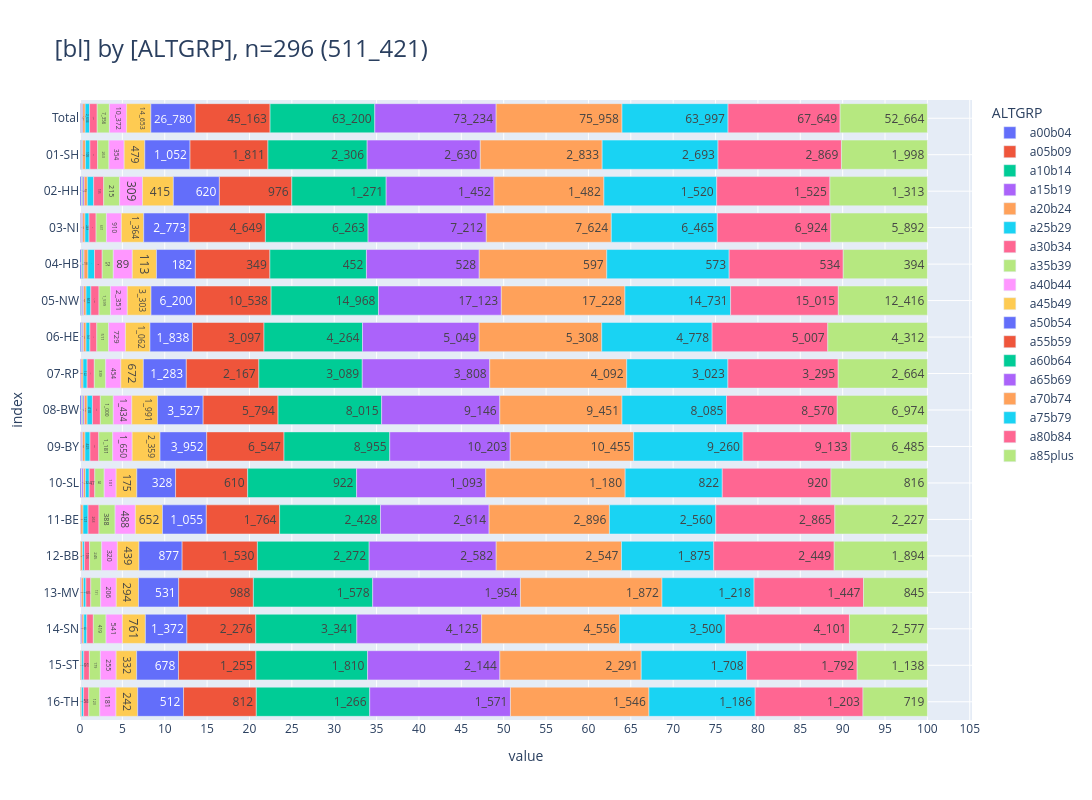

The notebook cell saved with this chart:
### Code cell
_alias='ALTGRP'
_df = (
    show_freqs(alias=_alias, incl_c44_and_d=False)
    .rename(columns={"kkr": "bl"})
    [["bl", "ALTGRP", "cnt"]]
)
_=pls.plot_stacked_bars(
    _df,
    orientation="h",
    normalize=False,
    relative=True,
    dropna=False,
    sort_values_index=False,
    show_total=True,
    height=800,
)

### Figure 1 — Plotly figure (JSON) as saved in the notebook; plotly's stock layout.template omitted (floating-point values rounded to 4 significant figures)
{"data": [{"hovertemplate": "col=a00b04<br>value=%{x}<br>index=%{y}<br>cnt_str=%{text}<extra></extra>", "legendgroup": "a00b04", "marker": {"color": "#636EFA", "pattern": {"shape": ""}}, "name": "a00b04", "orientation": "h", "showlegend": true, "text": ["486", "20", "20", "47", "8", "133", "52", "3", "125", "49", "12", "2", "2", "13"], "textposition": "auto", "type": "bar", "x": [486, 20, 20, 47, 8, 133, 52, 3, 125, 49, 12, 2, 2, 13], "xaxis": "x", "y": [" Total", "01-SH", "02-HH", "03-NI", "04-HB", "05-NW", "06-HE", "07-RP", "08-BW", "09-BY", "10-SL", "11-BE", "13-MV", "14-SN"], "yaxis": "y"}, {"hovertemplate": "col=a05b09<br>value=%{x}<br>index=%{y}<br>cnt_str=%{text}<extra></extra>", "legendgroup": "a05b09", "marker": {"color": "#EF553B", "pattern": {"shape": ""}}, "name": "a05b09", "orientation": "h", "showlegend": true, "text": ["252", "10", "6", "29", "2", "87", "19", "1", "48", "36", "4", "2", "1", "7"], "textposition": "auto", "type": "bar", "x": [252, 10, 6, 29, 2, 87, 19, 1, 48, 36, 4, 2, 1, 7], "xaxis": "x", "y": [" Total", "01-SH", "02-HH", "03-NI", "04-HB", "05-NW", "06-HE", "07-RP", "08-BW", "09-BY", "10-SL", "12-BB", "13-MV", "14-SN"], "yaxis": "y"}, {"hovertemplate": "col=a10b14<br>value=%{x}<br>index=%{y}<br>cnt_str=%{text}<extra></extra>", "legendgroup": "a10b14", "marker": {"color": "#00CC96", "pattern": {"shape": ""}}, "name": "a10b14", "orientation": "h", "showlegend": true, "text": ["288", "15", "12", "21", "5", "100", "28", "1", "62", "32", "1", "2", "9"], "textposition": "auto", "type": "bar", "x": [288, 15, 12, 21, 5, 100, 28, 1, 62, 32, 1, 2, 9], "xaxis": "x", "y": [" Total", "01-SH", "02-HH", "03-NI", "04-HB", "05-NW", "06-HE", "07-RP", "08-BW", "09-BY", "10-SL", "13-MV", "14-SN"], "yaxis": "y"}, {"hovertemplate": "col=a15b19<br>value=%{x}<br>index=%{y}<br>cnt_str=%{text}<extra></extra>", "legendgroup": "a15b19", "marker": {"color": "#AB63FA", "pattern": {"shape": ""}}, "name": "a15b19", "orientation": "h", "showlegend": true, "text": ["688", "19", "20", "71", "4", "187", "50", "30", "108", "103", "13", "16", "7", "13", "37", "6", "4"], "textposition": "auto", "type": "bar", "x": [688, 19, 20, 71, 4, 187, 50, 30, 108, 103, 13, 16, 7, 13, 37, 6, 4], "xaxis": "x", "y": [" Total", "01-SH", "02-HH", "03-NI", "04-HB", "05-NW", "06-HE", "07-RP", "08-BW", "09-BY", "10-SL", "11-BE", "12-BB", "13-MV", "14-SN", "15-ST", "16-TH"], "yaxis": "y"}, {"hovertemplate": "col=a20b24<br>value=%{x}<br>index=%{y}<br>cnt_str=%{text}<extra></extra>", "legendgroup": "a20b24", "marker": {"color": "#FFA15A", "pattern": {"shape": ""}}, "name": "a20b24", "orientation": "h", "showlegend": true, "text": ["1_415", "62", "41", "135", "18", "340", "113", "56", "210", "204", "16", "55", "42", "27", "60", "22", "14"], "textposition": "auto", "type": "bar", "x": [1415, 62, 41, 135, 18, 340, 113, 56, 210, 204, 16, 55, 42, 27, 60, 22, 14], "xaxis": "x", "y": [" Total", "01-SH", "02-HH", "03-NI", "04-HB", "05-NW", "06-HE", "07-RP", "08-BW", "09-BY", "10-SL", "11-BE", "12-BB", "13-MV", "14-SN", "15-ST", "16-TH"], "yaxis": "y"}, {"hovertemplate": "col=a25b29<br>value=%{x}<br>index=%{y}<br>cnt_str=%{text}<extra></extra>", "legendgroup": "a25b29", "marker": {"color": "#19D3F3", "pattern": {"shape": ""}}, "name": "a25b29", "orientation": "h", "showlegend": true, "text": ["2_634", "105", "85", "248", "31", "663", "167", "122", "410", "425", "32", "121", "38", "33", "99", "33", "22"], "textposition": "auto", "type": "bar", "x": [2634, 105, 85, 248, 31, 663, 167, 122, 410, 425, 32, 121, 38, 33, 99, 33, 22], "xaxis": "x", "y": [" Total", "01-SH", "02-HH", "03-NI", "04-HB", "05-NW", "06-HE", "07-RP", "08-BW", "09-BY", "10-SL", "11-BE", "12-BB", "13-MV", "14-SN", "15-ST", "16-TH"], "yaxis": "y"}, {"hovertemplate": "col=a30b34<br>value=%{x}<br>index=%{y}<br>cnt_str=%{text}<extra></extra>", "legendgroup": "a30b34", "marker": {"color": "#FF6692", "pattern": {"shape": ""}}, "name": "a30b34", "orientation": "h", "showlegend": true, "text": ["4_632", "179", "135", "430", "36", "1_138", "299", "215", "613", "741", "47", "263", "106", "65", "216", "91", "58"], "textposition": "auto", "type": "bar", "x": [4632, 179, 135, 430, 36, 1138, 299, 215, 613, 741, 47, 263, 106, 65, 216, 91, 58], "xaxis": "x", "y": [" Total", "01-SH", "02-HH", "03-NI", "04-HB", "05-NW", "06-HE", "07-RP", "08-BW", "09-BY", "10-SL", "11-BE", "12-BB", "13-MV", "14-SN", "15-ST", "16-TH"], "yaxis": "y"}, {"hovertemplate": "col=a35b39<br>value=%{x}<br>index=%{y}<br>cnt_str=%{text}<extra></extra>", "legendgroup": "a35b39", "marker": {"color": "#B6E880", "pattern": {"shape": ""}}, "name": "a35b39", "orientation": "h", "showlegend": true, "text": ["7_356", "263", "215", "631", "52", "1_599", "511", "339", "1_000", "1_181", "80", "388", "245", "131", "419", "179", "123"], "textposition": "auto", "type": "bar", "x": [7356, 263, 215, 631, 52, 1599, 511, 339, 1000, 1181, 80, 388, 245, 131, 419, 179, 123], "xaxis": "x", "y": [" Total", "01-SH", "02-HH", "03-NI", "04-HB", "05-NW", "06-HE", "07-RP", "08-BW", "09-BY", "10-SL", "11-BE", "12-BB", "13-MV", "14-SN", "15-ST", "16-TH"], "yaxis": "y"}, {"hovertemplate": "col=a40b44<br>value=%{x}<br>index=%{y}<br>cnt_str=%{text}<extra></extra>", "legendgroup": "a40b44", "marker": {"color": "#FF97FF", "pattern": {"shape": ""}}, "name": "a40b44", "orientation": "h", "showlegend": true, "text": ["10_372", "354", "309", "910", "89", "2_351", "729", "454", "1_434", "1_650", "101", "488", "320", "206", "541", "255", "181"], "textposition": "auto", "type": "bar", "x": [10372, 354, 309, 910, 89, 2351, 729, 454, 1434, 1650, 101, 488, 320, 206, 541, 255, 181], "xaxis": "x", "y": [" Total", "01-SH", "02-HH", "03-NI", "04-HB", "05-NW", "06-HE", "07-RP", "08-BW", "09-BY", "10-SL", "11-BE", "12-BB", "13-MV", "14-SN", "15-ST", "16-TH"], "yaxis": "y"}, {"hovertemplate": "col=a45b49<br>value=%{x}<br>index=%{y}<br>cnt_str=%{text}<extra></extra>", "legendgroup": "a45b49", "marker": {"color": "#FECB52", "pattern": {"shape": ""}}, "name": "a45b49", "orientation": "h", "showlegend": true, "text": ["14_653", "479", "415", "1_364", "113", "3_303", "1_062", "672", "1_991", "2_359", "175", "652", "439", "294", "761", "332", "242"], "textposition": "auto", "type": "bar", "x": [14653, 479, 415, 1364, 113, 3303, 1062, 672, 1991, 2359, 175, 652, 439, 294, 761, 332, 242], "xaxis": "x", "y": [" Total", "01-SH", "02-HH", "03-NI", "04-HB", "05-NW", "06-HE", "07-RP", "08-BW", "09-BY", "10-SL", "11-BE", "12-BB", "13-MV", "14-SN", "15-ST", "16-TH"], "yaxis": "y"}, {"hovertemplate": "col=a50b54<br>value=%{x}<br>index=%{y}<br>cnt_str=%{text}<extra></extra>", "legendgroup": "a50b54", "marker": {"color": "#636EFA", "pattern": {"shape": ""}}, "name": "a50b54", "orientation": "h", "showlegend": true, "text": ["26_780", "1_052", "620", "2_773", "182", "6_200", "1_838", "1_283", "3_527", "3_952", "328", "1_055", "877", "531", "1_372", "678", "512"], "textposition": "auto", "type": "bar", "x": [26780, 1052, 620, 2773, 182, 6200, 1838, 1283, 3527, 3952, 328, 1055, 877, 531, 1372, 678, 512], "xaxis": "x", "y": [" Total", "01-SH", "02-HH", "03-NI", "04-HB", "05-NW", "06-HE", "07-RP", "08-BW", "09-BY", "10-SL", "11-BE", "12-BB", "13-MV", "14-SN", "15-ST", "16-TH"], "yaxis": "y"}, {"hovertemplate": "col=a55b59<br>value=%{x}<br>index=%{y}<br>cnt_str=%{text}<extra></extra>", "legendgroup": "a55b59", "marker": {"color": "#EF553B", "pattern": {"shape": ""}}, "name": "a55b59", "orientation": "h", "showlegend": true, "text": ["45_163", "1_811", "976", "4_649", "349", "10_538", "3_097", "2_167", "5_794", "6_547", "610", "1_764", "1_530", "988", "2_276", "1_255", "812"], "textposition": "auto", "type": "bar", "x": [45163, 1811, 976, 4649, 349, 10538, 3097, 2167, 5794, 6547, 610, 1764, 1530, 988, 2276, 1255, 812], "xaxis": "x", "y": [" Total", "01-SH", "02-HH", "03-NI", "04-HB", "05-NW", "06-HE", "07-RP", "08-BW", "09-BY", "10-SL", "11-BE", "12-BB", "13-MV", "14-SN", "15-ST", "16-TH"], "yaxis": "y"}, {"hovertemplate": "col=a60b64<br>value=%{x}<br>index=%{y}<br>cnt_str=%{text}<extra></extra>", "legendgroup": "a60b64", "marker": {"color": "#00CC96", "pattern": {"shape": ""}}, "name": "a60b64", "orientation": "h", "showlegend": true, "text": ["63_200", "2_306", "1_271", "6_263", "452", "14_968", "4_264", "3_089", "8_015", "8_955", "922", "2_428", "2_272", "1_578", "3_341", "1_810", "1_266"], "textposition": "auto", "type": "bar", "x": [63200, 2306, 1271, 6263, 452, 14968, 4264, 3089, 8015, 8955, 922, 2428, 2272, 1578, 3341, 1810, 1266], "xaxis": "x", "y": [" Total", "01-SH", "02-HH", "03-NI", "04-HB", "05-NW", "06-HE", "07-RP", "08-BW", "09-BY", "10-SL", "11-BE", "12-BB", "13-MV", "14-SN", "15-ST", "16-TH"], "yaxis": "y"}, {"hovertemplate": "col=a65b69<br>value=%{x}<br>index=%{y}<br>cnt_str=%{text}<extra></extra>", "legendgroup": "a65b69", "marker": {"color": "#AB63FA", "pattern": {"shape": ""}}, "name": "a65b69", "orientation": "h", "showlegend": true, "text": ["73_234", "2_630", "1_452", "7_212", "528", "17_123", "5_049", "3_808", "9_146", "10_203", "1_093", "2_614", "2_582", "1_954", "4_125", "2_144", "1_571"], "textposition": "auto", "type": "bar", "x": [73234, 2630, 1452, 7212, 528, 17123, 5049, 3808, 9146, 10203, 1093, 2614, 2582, 1954, 4125, 2144, 1571], "xaxis": "x", "y": [" Total", "01-SH", "02-HH", "03-NI", "04-HB", "05-NW", "06-HE", "07-RP", "08-BW", "09-BY", "10-SL", "11-BE", "12-BB", "13-MV", "14-SN", "15-ST", "16-TH"], "yaxis": "y"}, {"hovertemplate": "col=a70b74<br>value=%{x}<br>index=%{y}<br>cnt_str=%{text}<extra></extra>", "legendgroup": "a70b74", "marker": {"color": "#FFA15A", "pattern": {"shape": ""}}, "name": "a70b74", "orientation": "h", "showlegend": true, "text": ["75_958", "2_833", "1_482", "7_624", "597", "17_228", "5_308", "4_092", "9_451", "10_455", "1_180", "2_896", "2_547", "1_872", "4_556", "2_291", "1_546"], "textposition": "auto", "type": "bar", "x": [75958, 2833, 1482, 7624, 597, 17228, 5308, 4092, 9451, 10455, 1180, 2896, 2547, 1872, 4556, 2291, 1546], "xaxis": "x", "y": [" Total", "01-SH", "02-HH", "03-NI", "04-HB", "05-NW", "06-HE", "07-RP", "08-BW", "09-BY", "10-SL", "11-BE", "12-BB", "13-MV", "14-SN", "15-ST", "16-TH"], "yaxis": "y"}, {"hovertemplate": "col=a75b79<br>value=%{x}<br>index=%{y}<br>cnt_str=%{text}<extra></extra>", "legendgroup": "a75b79", "marker": {"color": "#19D3F3", "pattern": {"shape": ""}}, "name": "a75b79", "orientation": "h", "showlegend": true, "text": ["63_997", "2_693", "1_520", "6_465", "573", "14_731", "4_778", "3_023", "8_085", "9_260", "822", "2_560", "1_875", "1_218", "3_500", "1_708", "1_186"], "textposition": "auto", "type": "bar", "x": [63997, 2693, 1520, 6465, 573, 14731, 4778, 3023, 8085, 9260, 822, 2560, 1875, 1218, 3500, 1708, 1186], "xaxis": "x", "y": [" Total", "01-SH", "02-HH", "03-NI", "04-HB", "05-NW", "06-HE", "07-RP", "08-BW", "09-BY", "10-SL", "11-BE", "12-BB", "13-MV", "14-SN", "15-ST", "16-TH"], "yaxis": "y"}, {"hovertemplate": "col=a80b84<br>value=%{x}<br>index=%{y}<br>cnt_str=%{text}<extra></extra>", "legendgroup": "a80b84", "marker": {"color": "#FF6692", "pattern": {"shape": ""}}, "name": "a80b84", "orientation": "h", "showlegend": true, "text": ["67_649", "2_869", "1_525", "6_924", "534", "15_015", "5_007", "3_295", "8_570", "9_133", "920", "2_865", "2_449", "1_447", "4_101", "1_792", "1_203"], "textposition": "auto", "type": "bar", "x": [67649, 2869, 1525, 6924, 534, 15015, 5007, 3295, 8570, 9133, 920, 2865, 2449, 1447, 4101, 1792, 1203], "xaxis": "x", "y": [" Total", "01-SH", "02-HH", "03-NI", "04-HB", "05-NW", "06-HE", "07-RP", "08-BW", "09-BY", "10-SL", "11-BE", "12-BB", "13-MV", "14-SN", "15-ST", "16-TH"], "yaxis": "y"}, {"hovertemplate": "col=a85plus<br>value=%{x}<br>index=%{y}<br>cnt_str=%{text}<extra></extra>", "legendgroup": "a85plus", "marker": {"color": "#B6E880", "pattern": {"shape": ""}}, "name": "a85plus", "orientation": "h", "showlegend": true, "text": ["52_664", "1_998", "1_313", "5_892", "394", "12_416", "4_312", "2_664", "6_974", "6_485", "816", "2_227", "1_894", "845", "2_577", "1_138", "719"], "textposition": "auto", "type": "bar", "x": [52664, 1998, 1313, 5892, 394, 12416, 4312, 2664, 6974, 6485, 816, 2227, 1894, 845, 2577, 1138, 719], "xaxis": "x", "y": [" Total", "01-SH", "02-HH", "03-NI", "04-HB", "05-NW", "06-HE", "07-RP", "08-BW", "09-BY", "10-SL", "11-BE", "12-BB", "13-MV", "14-SN", "15-ST", "16-TH"], "yaxis": "y"}], "layout": {"barmode": "relative", "barnorm": "percent", "height": 800, "legend": {"title": {"text": "ALTGRP"}, "tracegroupgap": 0, "traceorder": "normal"}, "title": {"font": {"size": 24}, "text": "[bl] by [ALTGRP], n=296 (511_421)", "xanchor": "left", "y": 0.95, "yanchor": "top"}, "width": 2000, "xaxis": {"anchor": "y", "domain": [0, 1], "dtick": 5, "gridwidth": 1, "showgrid": true, "title": {"text": "value"}}, "yaxis": {"anchor": "x", "categoryarray": ["16-TH", "15-ST", "14-SN", "13-MV", "12-BB", "11-BE", "10-SL", "09-BY", "08-BW", "07-RP", "06-HE", "05-NW", "04-HB", "03-NI", "02-HH", "01-SH", " Total"], "categoryorder": "array", "domain": [0, 1], "gridwidth": 1, "showgrid": true, "title": {"text": "index"}}}}
